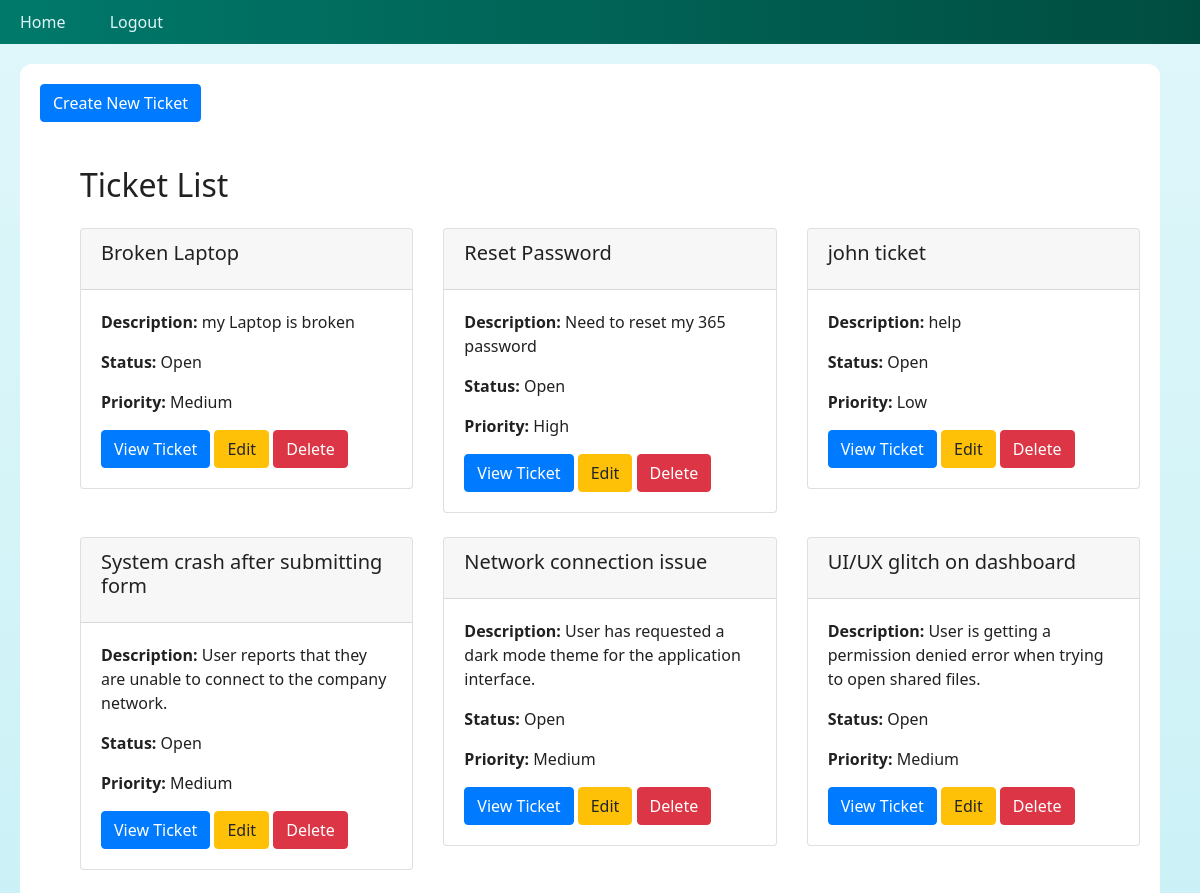
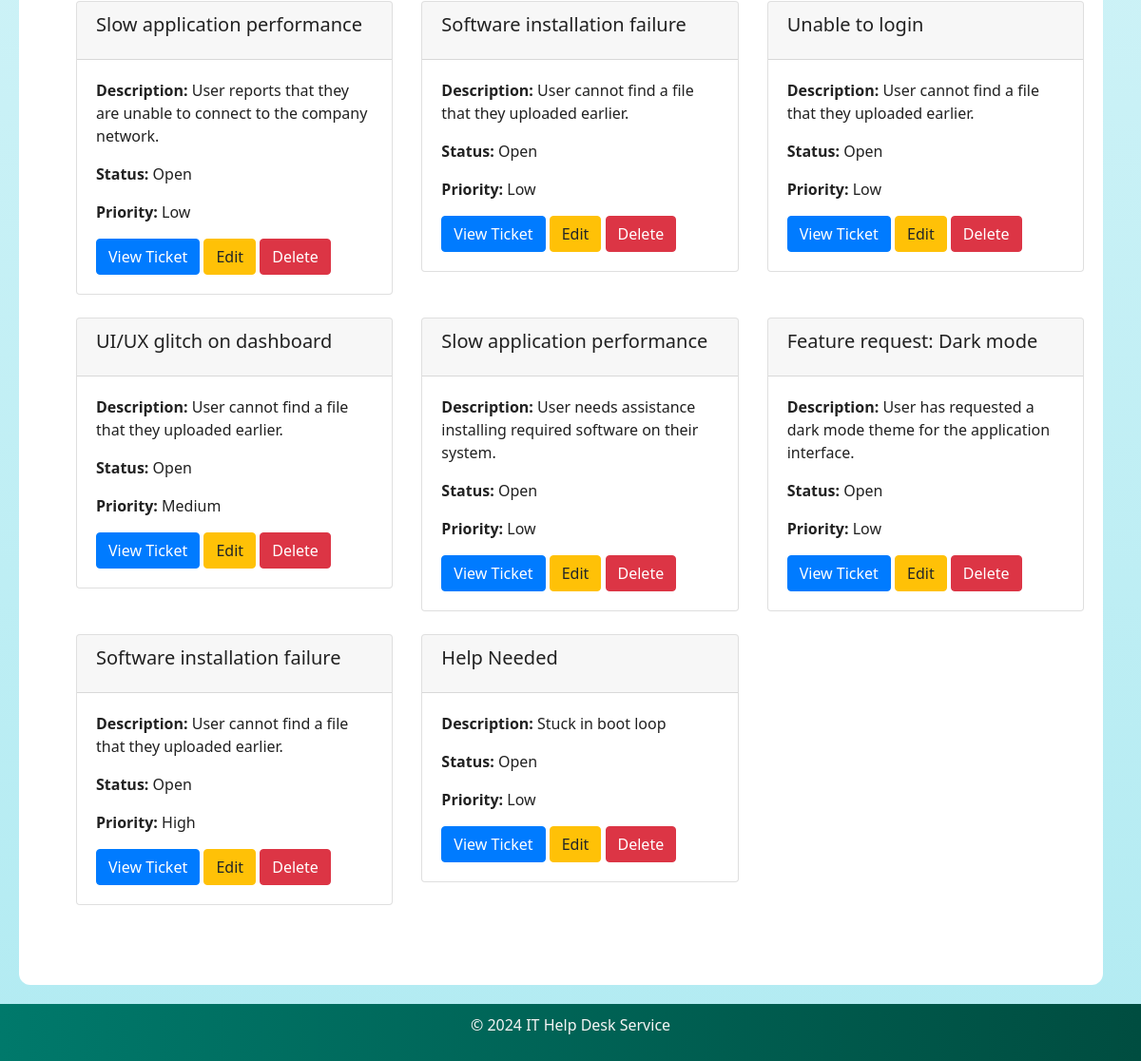
Screenshot of / (signed in) with the database file from the repository (2 pictures, top to bottom).
### app/models.py (models this page shows, shortened)
class Ticket(db.Model):
    id = db.Column(db.Integer, primary_key=True)
    title = db.Column(db.String(100), nullable=False)
    description = db.Column(db.Text, nullable=False)
    status = db.Column(db.String(20), nullable=False)  # e.g., 'Open', 'In Progress', 'Resolved'
    priority = db.Column(db.String(20), nullable=False)  # e.g., 'Low', 'Medium', 'High'
    created_date = db.Column(db.DateTime, default=db.func.current_timestamp())
    resolved_date = db.Column(db.DateTime, nullable=True)
    user_id = db.Column(db.Integer, db.ForeignKey('user.id'), nullable=False)
    user = db.relationship('User')

### app/routes.py (the view)
@bp.route('/')
@login_required
def index():
    if current_user.role == 'admin':
        tickets = Ticket.query.all()
    else:
        tickets = Ticket.query.filter_by(user_id=current_user.id).all()
    return render_template('index.html', title='Home', tickets=tickets)

### app/__init__.py (called while the page is built)
@login.user_loader
def load_user(user_id):
    from app.models import User
    return User.query.get(int(user_id))

### app/templates/index.html (shortened to what this page needs)
{% extends 'base.html' %}
{% block content %}
<a href="{{ url_for('routes.create_ticket') }}" class="btn btn-primary">Create New Ticket</a>
<div class="container mt-4">
    <h2 class="mb-4">Ticket List</h2>
    <div class="row">
        {% for ticket in tickets %}
        <div class="col-md-4 mb-4">
            <div class="card">
                <div class="card-header">
                    <h5 class="card-title">{{ ticket.title }}</h5>
                </div>
                <div class="card-body">
                    <p class="card-text"><strong>Description:</strong> {{ ticket.description }}</p>
                    <p><strong>Status:</strong> {{ ticket.status }}</p>
                    <p><strong>Priority:</strong> {{ ticket.priority }}</p>
                    <a href="{{ url_for('routes.ticket', id=ticket.id) }}" class="btn btn-primary">View Ticket</a>
                    {% if current_user.is_authenticated and current_user.role == 'admin' %}
                    <a href="{{ url_for('routes.update_ticket', ticket_id=ticket.id) }}" class="btn btn-warning">Edit</a>
                    <a href="{{ url_for('routes.delete_ticket', id=ticket.id) }}" class="btn btn-danger" onclick="return confirm('Are you sure you want to delete this ticket?')">Delete</a>
                    {% endif %}
                </div>
            </div>
        </div>
        {% endfor %}
    </div>
</div>
{% endblock %}

### app/templates/base.html (shortened to what this page needs)
<!doctype html>
<html lang="en">
  <head>
    <link href="https://stackpath.bootstrapcdn.com/bootstrap/4.5.2/css/bootstrap.min.css" rel="stylesheet">
    <link rel="stylesheet" href="{{ url_for('static', filename='styles.css') }}">
  </head>
  <body>
    <header>
      <nav>
        <ul>
          <li><a href="{{ url_for('routes.index') }}">Home</a></li>
          {% if current_user.is_authenticated %}
            <li><a href="{{ url_for('routes.logout') }}">Logout</a></li>
          {% else %}
            <li><a href="{{ url_for('routes.login') }}">Login</a></li>
            <li><a href="{{ url_for('routes.register') }}">Register</a></li>
          {% endif %}
        </ul>
      </nav>
    </header>
    <div class="container">
      {% block content %}{% endblock %}
    </div>
    <footer>
      <p>&copy; 2024 IT Help Desk Service</p>
    </footer>
  </body>
</html>

### app/static/styles.css (style rules this page uses)
:root { --primary-bg-start: #e0f7fa; --primary-bg-end: #b2ebf2; --secondary-bg-color: #ffffff; --header-footer-bg-start: #00796b; --header-footer-bg-end: #004d40; --nav-link-color: #e0f7fa; --nav-link-hover-color: #80cbc4; --accent-button-bg-start: #4db6ac; --accent-button-bg-end: #26a69a; --text-color-dark: #212121; --text-color-light: #f5f5f5; --alert-success-bg: #e8f5e9; --alert-success-color: #2e7d32; --alert-error-bg: #ffebee; --alert-error-color: #c62828; }
body { font-family: 'Segoe UI', 'Helvetica Neue', Arial, sans-serif; background: linear-gradient(to bottom, var(--primary-bg-start), var(--primary-bg-end)); background-attachment: fixed; margin: 0; padding: 0; color: var(--text-color-dark); }
header { background: linear-gradient(to right, var(--header-footer-bg-start), var(--header-footer-bg-end)); padding: 10px; }
nav ul { list-style: none; margin: 0; padding: 0; }
nav ul li { display: inline; margin-right: 20px; }
nav ul li a { color: var(--nav-link-color); text-decoration: none; padding: 10px; transition: background-color 0.3s ease, color 0.3s ease; border-radius: 4px; }
.container { margin: 20px; padding: 20px; background-color: var(--secondary-bg-color); border-radius: 12px; }
footer { text-align: center; padding: 10px; background: linear-gradient(to right, var(--header-footer-bg-start), var(--header-footer-bg-end)); color: var(--text-color-light); margin-top: 20px; }

### rows the page displays
Ticket: title "Broken Laptop", description "my Laptop is broken", status "Open", priority "Medium"
Ticket: title "Reset Password", description "Need to reset my 365 password", status "Open", priority "High"
Ticket: title "john ticket", description "help", status "Open", priority "Low"
Ticket: title "System crash after submitting form", description "User reports that they are unable to connect to the company network.", status "Open", priority "Medium"
Ticket: title "Network connection issue", description "User has requested a dark mode theme for the application interface.", status "Open", priority "Medium"
Ticket: title "UI/UX glitch on dashboard", description "User is getting a permission denied error when trying to open shared files.", status "Open", priority "Medium"
Ticket: title "Slow application performance", description "User reports that they are unable to connect to the company network.", status "Open", priority "Low"
Ticket: title "Software installation failure", description "User cannot find a file that they uploaded earlier.", status "Open", priority "Low"
Ticket: title "Unable to login", description "User cannot find a file that they uploaded earlier.", status "Open", priority "Low"
Ticket: title "UI/UX glitch on dashboard", description "User cannot find a file that they uploaded earlier.", status "Open", priority "Medium"
Ticket: title "Slow application performance", description "User needs assistance installing required software on their system.", status "Open", priority "Low"
Ticket: title "Feature request: Dark mode", description "User has requested a dark mode theme for the application interface.", status "Open", priority "Low"
Ticket: title "Software installation failure", description "User cannot find a file that they uploaded earlier.", status "Open", priority "High"
Ticket: title "Help Needed", description "Stuck in boot loop", status "Open", priority "Low"
